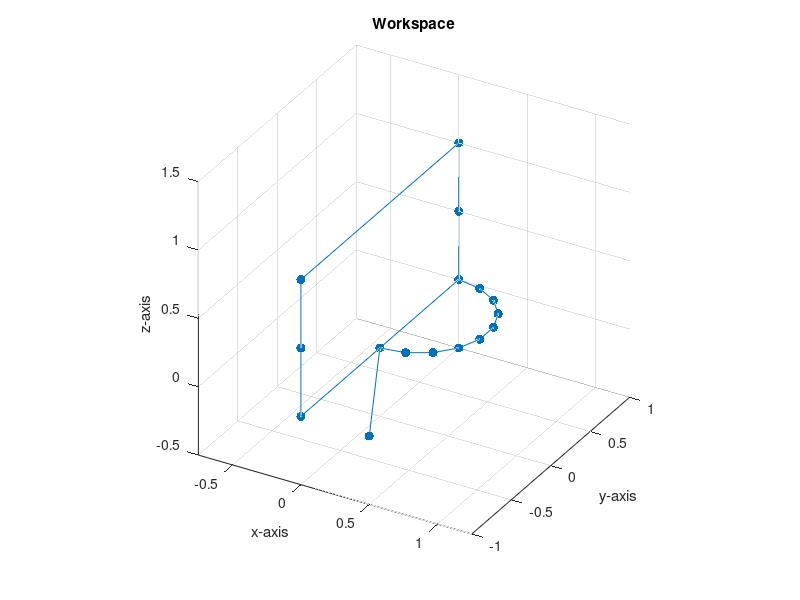

This chart was generated by the following MATLAB code:
%% ME 557: Project, Define Letter P Points.

%Clear Everything
clear
close all
clc

%% Define the Letter Points.

%Define the first stroke.
xs1 = [0 0 0 0 0 0 0];
ys1 = [1 -1 -1 -1 1 1 1];
zs1 = [0 0 0.5 1 1 0.5 0];

%Define the second stroke.
ts = linspace(pi/2, 3*pi/2, 10);
xs2 = -0.5*cos(ts);
ys2 = 0.5*sin(ts) + 0.5;
zs2 = zeros(1, length(xs2));

%Define the third stroke.
xs3 = 0.5;
ys3 = -1;
zs3 = 0;

%Combine the strokes.
xs = [xs1 xs2 xs3];
ys = [ys1 ys2 ys3];
zs = [zs1 zs2 zs3];

%Store the points in a matrix.
Lpts = [xs; ys; zs];

%% Plot the Letter Points.

%Plot the Letter Points.
figure, hold on, grid on
plot3(Lpts(1, :), Lpts(2, :), Lpts(3, :), '.-', 'Markersize', 20)
title('Workspace')
xlabel('x-axis'), ylabel('y-axis'), zlabel('z-axis')
view(30, 30), rotate3d on,
axis equal

%% Write out the Data Points.

%Write out the letter data points.
dlmwrite('C:\Users\USER\Documents\Coursework\MSME\Year1\Winter2018\ME557_IntroToRobotics\Project\LetterPoints\LetterPts_R.txt', Lpts)

